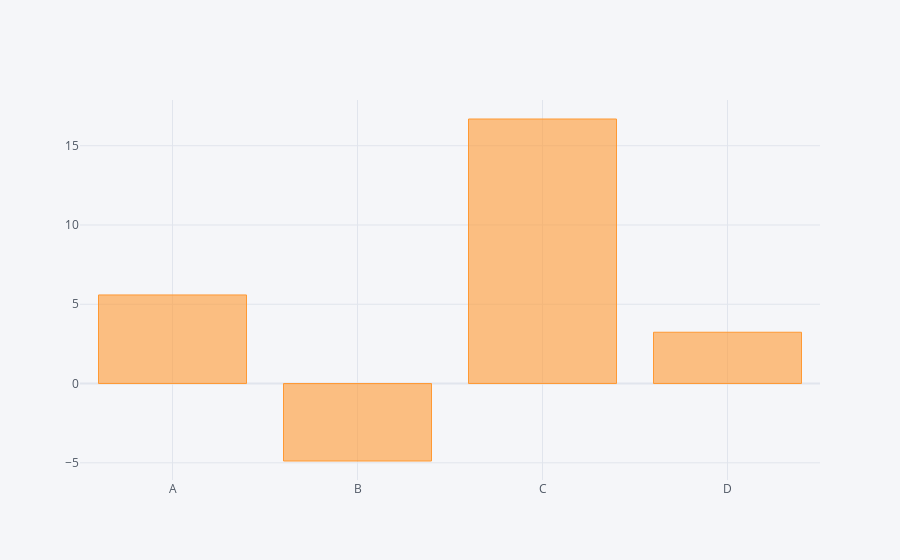

Notebook code for this chart:
### Code cell
df.sum().iplot(kind='bar')

### Figure 1 — Plotly figure (JSON) as saved in the notebook; plotly's stock layout.template omitted (floating-point values rounded to 4 significant figures)
{"data": [{"marker": {"color": "rgba(255, 153, 51, 0.6)", "line": {"color": "rgba(255, 153, 51, 1.0)", "width": 1}}, "name": "None", "orientation": "v", "text": "", "type": "bar", "x": ["A", "B", "C", "D"], "y": [5.587, -4.885, 16.69, 3.236]}], "layout": {"legend": {"bgcolor": "#F5F6F9", "font": {"color": "#4D5663"}}, "paper_bgcolor": "#F5F6F9", "plot_bgcolor": "#F5F6F9", "title": {"font": {"color": "#4D5663"}}, "xaxis": {"gridcolor": "#E1E5ED", "showgrid": true, "tickfont": {"color": "#4D5663"}, "title": {"font": {"color": "#4D5663"}, "text": ""}, "zerolinecolor": "#E1E5ED"}, "yaxis": {"gridcolor": "#E1E5ED", "showgrid": true, "tickfont": {"color": "#4D5663"}, "title": {"font": {"color": "#4D5663"}, "text": ""}, "zerolinecolor": "#E1E5ED"}}}
